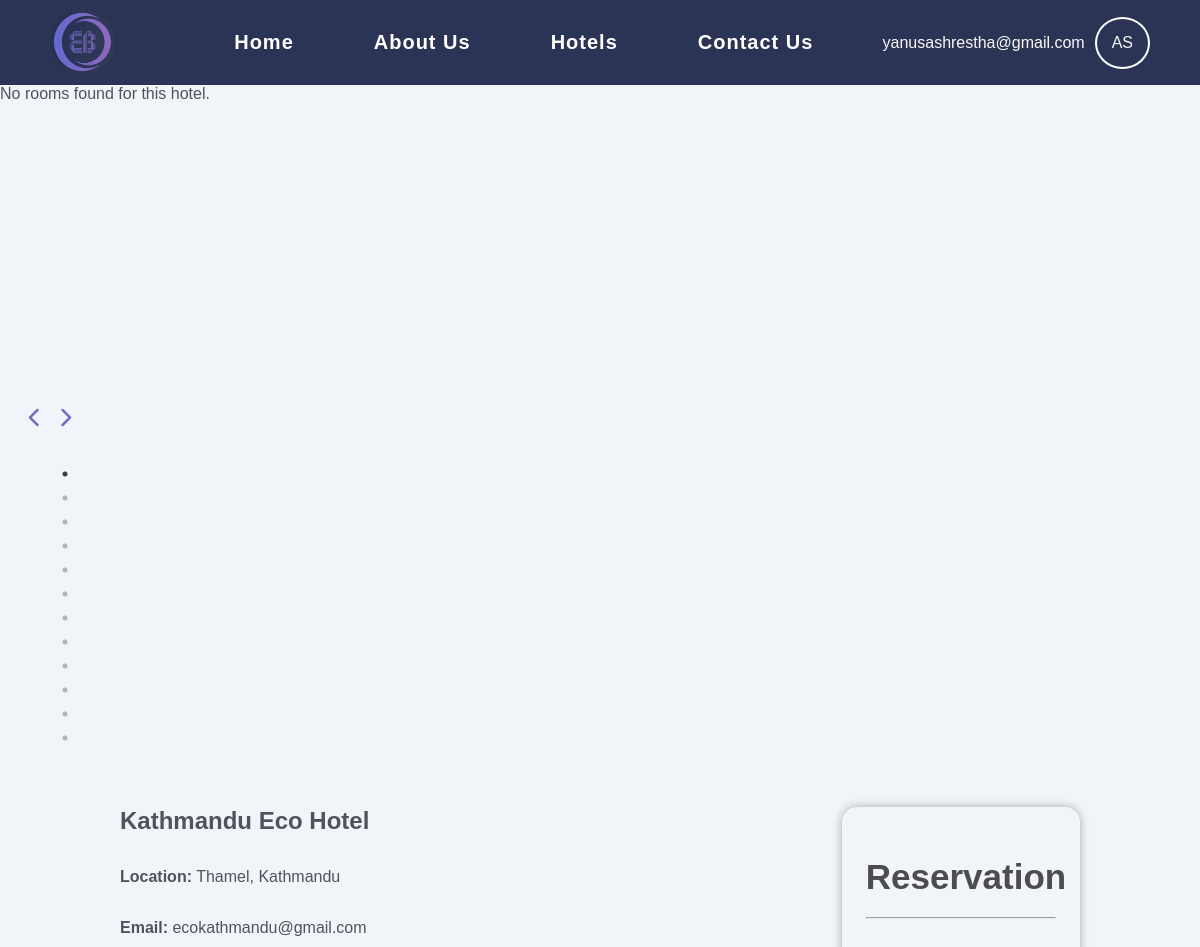
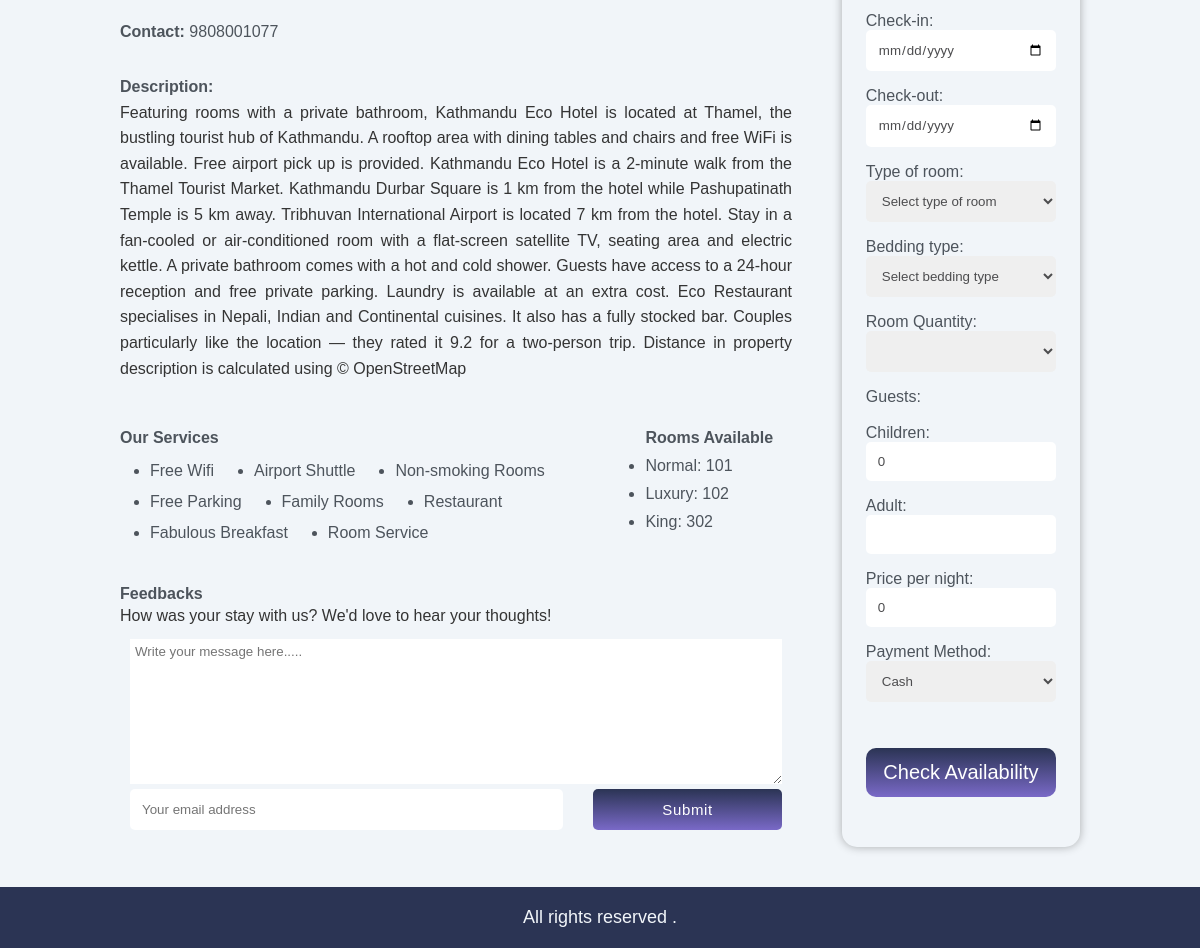
/book.php?hotel_id=1 (signed in), run on the app's committed database (2 pictures, top to bottom).
### tables this page shows
CREATE TABLE `users` (
  `user_id` int NOT NULL,
  `fullname` varchar(255) NOT NULL,
  `email` varchar(255) NOT NULL,
  `password` varchar(255) NOT NULL,
  `phone` varchar(20) DEFAULT NULL,
  `images` blob
);

CREATE TABLE `hotels` (
  `hotel_id` int NOT NULL,
  `hotel_name` varchar(255) NOT NULL,
  `hotel_email` varchar(255) NOT NULL,
  `hotel_address` varchar(255) NOT NULL,
  `hotel_contact` varchar(20) NOT NULL,
  `description` text,
  `photos` varchar(255) NOT NULL,
  `ratings` int DEFAULT NULL
);

CREATE TABLE `rooms` (
  `room_id` int NOT NULL,
  `hotel_id` int NOT NULL,
  `room_type` varchar(255) NOT NULL,
  `quantity` int NOT NULL,
  `Price` decimal(10,2) NOT NULL,
  `availability` enum('available','booked','not in service') NOT NULL DEFAULT 'available'
);

### book.php (the view, shortened to what this page needs)
<?php
include 'connection.php';
include 'nav.php';
$hotelName = $hotelLocation = $hotelEmail = $hotelContact = $description = '';
$services = $rooms = array();
if (isset($_GET['hotel_id'])) {
    $hotel_id = $_GET['hotel_id'];
    $sql = "SELECT * FROM hotels WHERE hotel_id = ?";
    $stmt = mysqli_prepare($conn, $sql);
    if ($stmt) {
        mysqli_stmt_bind_param($stmt, "i", $hotel_id);
        if (mysqli_stmt_execute($stmt)) {
            $result = mysqli_stmt_get_result($stmt);
            if ($row = mysqli_fetch_assoc($result)) {
                $hotelName = $row['hotel_name'];
                $hotelLocation = $row['hotel_address'];
                $hotelEmail = $row['hotel_email'];
                $hotelContact = $row['hotel_contact'];
                $description = $row['description'];
            }
        } else {
            echo "Error executing hotel query: " . mysqli_error($conn);
        }
    } else {
        echo "Error preparing hotel query: " . mysqli_error($conn);
    }
    $sql_services = "SELECT * FROM services WHERE hotel_id = ?";
    $stmt_services = mysqli_prepare($conn, $sql_services);
    if ($stmt_services) {
        mysqli_stmt_bind_param($stmt_services, "i", $hotel_id);
        if (mysqli_stmt_execute($stmt_services)) {
            $result_services = mysqli_stmt_get_result($stmt_services);
            while ($row_services = mysqli_fetch_assoc($result_services)) {
                $services[] = $row_services['service'];
            }
        } else {
            echo "Error executing services query: " . mysqli_error($conn);
        }
    } else {
        echo "Error preparing services query: " . mysqli_error($conn);
    }
} else {
    echo "Hotel ID not found in query string.";
}
?>
<!DOCTYPE html>
<html lang="en">
<head>
    <link rel="stylesheet" href="./css/home.css">
    <link rel="stylesheet" type="text/css"
        href="https://cdnjs.cloudflare.com/ajax/libs/slick-carousel/1.8.1/slick.min.css" />
    <link rel="stylesheet" type="text/css"
        href="https://cdnjs.cloudflare.com/ajax/libs/slick-carousel/1.8.1/slick-theme.min.css" />
    <link rel="stylesheet" href="https://cdnjs.cloudflare.com/ajax/libs/font-awesome/6.1.1/css/all.min.css">
</head>
<body>
    <div class="image">
    </div>
    <div class="section">
        <div class="hotel--info">
            <h2>
                <?php echo $hotelName; ?>
            </h2>
            <p><strong>Location:</strong>
                <?php echo $hotelLocation; ?>
            </p>
            <p><strong>Email:</strong>
                <?php echo $hotelEmail; ?>
            </p>
            <p><strong>Contact:</strong>
                <?php echo $hotelContact; ?>
            </p>
            <p class="paragraph1">
                <strong>Description:</strong>
                <?php echo "<br>" . $description; ?>
            </p>
            <div class="area">
                <div class="list">
                    <p><strong>Our Services</strong></p>
                    <ul>
                        <?php foreach ($services as $service): ?>
                            <li>
                                <?php echo $service; ?>
                            </li>
                        <?php endforeach; ?>
                    </ul>
                </div>
                <div class="lists">
                    <p><strong>Rooms Available</strong></p>
                    <ul>
                        <?php
                        $sql_room = "SELECT room_type, quantity, price FROM rooms WHERE hotel_id = ?";
                        $stmt_room = mysqli_prepare($conn, $sql_room);
                        if ($stmt_room) {
                            mysqli_stmt_bind_param($stmt_room, "i", $hotel_id);
                            if (mysqli_stmt_execute($stmt_room)) {
                                $result_room = mysqli_stmt_get_result($stmt_room);
                                while ($row = mysqli_fetch_assoc($result_room)) {
                                    $roomType = $row['room_type'];
                                    $quantity = $row['quantity'];
                                    ?>
                                    <li>
                                        <?php echo ucfirst($roomType) . ": " . $quantity; ?>
                                    </li>
                                    <?php
                                }
                            } else {
                                echo "Error executing statement: " . mysqli_stmt_error($stmt_room);
                            }
                        } else {
                            echo "Error preparing statement: " . mysqli_error($conn);
                        }
                        ?>
                    </ul>
                </div>
            </div>
            <div class="reviews">
                <p><strong>Feedbacks</strong></p>
                <p class="paragraph1">
                    How was your stay with us? We'd love to hear your thoughts!
                </p>
                <form action="" class="sec">
                    <textarea rows="9" cols="100" placeholder="Write your message here....."></textarea>
                    <div class="area">
                        <input class="input" type="email" placeholder="Your email address" />
                        <input class="button-1" type="submit" placeholder="Send" />
                    </div>
                </form>
            </div>
        </div>
        <div class="booking">
            <form action="reservation.php" class="form--container" method="post">
                <div class="first--section">
                    <h2>Reservation</h2>
                </div>
                <hr />
                <div class="reservation">
                    <label for="check-in" class="reservation--label">Check-in:</label>
                    <input type="date" name="check-in" id="check-in" min="<?php echo date('Y-m-d'); ?>"
                        onchange="updatePriceAndOptions()" required>
                    <label for="check-out" class="reservation--label">Check-out:</label>
                    <input type="date" name="check-out" id="check-out" onchange="updatePriceAndOptions()">
                    <label for="room-type" class="reservation--label">Type of room:</label>
                    <select class="reservation--info" name="room-type" id="room-type"
                        onchange="updatePriceAndOptions()">
                        <option value="" disabled selected>Select type of room</option>
                    </select>
                    <label for="bed-type" class="reservation--label">Bedding type:</label>
                    <select class="reservation--info" name="bed-type" id="bed-type">
                        <option value="" disabled selected>Select bedding type</option>
                    </select>
                    <label for="number-of-room" class="reservation--label">Room Quantity:</label>
                    <select class="reservation--info" name="number-of-room" id="number-of-room"
                        onchange="updatePriceAndOptions()">
                    </select>
                    <label for="guest">Guests:</label><br><br>
                    <label for="children" class="reservation--label">Children:</label>
                    <input type="number" name="children" id="children" min="0" value="0">
                    <label for="adult" class="reservation--label">Adult:</label>
                    <input type="number" name="adult" id="adult" min="0">
                    <label for="room-price" class="reservation--label">Price per night:</label>
                    <input type="text" name="total-price" id="room-price" class="reservation--info" readonly>
                    <label for="payment">Payment Method:</label>
                    <select class="reservation--info" name="payment" id="payment">
                        <option value="cash">Cash</option>
                    </select>
                    <button type="submit" class="submit">Check Availability</button>
                </div>
            </form>
        </div>
    </div>
</body>
</html>
<?php
include 'footer.php';
?>

### nav.php (shortened to what this page needs)
<?php
include 'connection.php';
$loggedInEmail = isset($_SESSION['email']) ? $_SESSION['email'] : null;
$guestName = '';
$profileImagePath = '';
if ($loggedInEmail) {
    $sql_admin = "SELECT fullname, email, images FROM admins WHERE email = ?";
    $sql_user = "SELECT fullname, email, images FROM users WHERE email = ?";
    $stmt_admin = mysqli_prepare($conn, $sql_admin);
    $stmt_user = mysqli_prepare($conn, $sql_user);
    if ($stmt_admin && $stmt_user) {
        mysqli_stmt_bind_param($stmt_admin, "s", $loggedInEmail);
        mysqli_stmt_bind_param($stmt_user, "s", $loggedInEmail);
        mysqli_stmt_execute($stmt_admin);
        $result_admin = mysqli_stmt_get_result($stmt_admin);
        if ($row_admin = mysqli_fetch_assoc($result_admin)) {
            $guestName = $row_admin['fullname'];
            $profileImagePath = $row_admin['images'];
        } else {
            mysqli_stmt_execute($stmt_user);
            $result_user = mysqli_stmt_get_result($stmt_user);
            if ($row_user = mysqli_fetch_assoc($result_user)) {
                $guestName = $row_user['fullname'];
                $profileImagePath = $row_user['images'];
            }
        }
    } else {
        echo "Error: Unable to prepare SQL statements.";
        exit();
    }
}
function generateProfilePicture($fullname)
{
    $names = explode(" ", $fullname);
    $firstInitial = strtoupper(substr($names[0], 0, 1));
    $lastInitial = isset($names[1]) ? strtoupper(substr($names[1], 0, 1)) : '';
    return $firstInitial . $lastInitial;
}
?>
<!DOCTYPE html>
<html lang="en">
<head>
    <link rel="stylesheet" href="./css/home.css">
</head>
<body>
    <nav>
        <div class="navigation_bar">
            <div class="logo">
                <a href="landing.php"><img src="./images/logo3.png" alt="logo"></a>
            </div>
            <div class="menu">
                <ul>
                    <li><a href="landing.php">Home</a></li>
                    <li><a href="Aboutus.php">About Us</a></li>
                    <li><a href="hotellist.php">Hotels</a></li>
                    <li><a href="contact_us.php">Contact Us</a></li>
                </ul>
            </div>
            <div class="admin--profile">
                <?php if ($loggedInEmail): ?>
                <div class="dropdown" onclick="toggleDropdown()">
                    <p><?php echo htmlspecialchars($loggedInEmail); ?></p>
                    <?php if (!empty($profileImagePath) && file_exists($profileImagePath)): ?>
                    <img src="<?php echo htmlspecialchars($profileImagePath); ?>" alt="Profile Picture">
                    <?php else: ?>
                    <div class="default-profile-image"><?php echo htmlspecialchars(generateProfilePicture($guestName)); ?></div>
                    <?php endif; ?>
                </div>
                <?php else: ?>
                <a href="login.php">Log In</a>
                <a href="signup.php">Sign Up</a>
                <?php endif; ?>
            </div>
        </div>
    </nav>
</body>
</html>

### footer.php (shortened to what this page needs)
<!DOCTYPE html>
<html lang="en">
<head>
    <link rel="stylesheet" href="./css/home.css">
</head>
<body>
    <div class="footer">
        <p>All rights reserved .</p>
    </div>
</body>
</html>

### css/home.css (style rules this page uses)
* { margin: 0; padding: 0; box-sizing: border-box; font-family: Arial, Helvetica, sans-serif; color: #4d545c; }
body { background-color: #f1f5f9; }
.navigation_bar { padding: 10px; display: flex; justify-content: space-between; flex-wrap: wrap; align-items: center; background-color: #2b3454; }
.navigation_bar a { text-decoration: none; color: white; transition: color 0.3s ease; font-weight: 800; font-size: 20px; padding: 10px 40px; letter-spacing: 1px; }
.navigation_bar ul { margin-left: 100px; list-style-type: none; display: flex; justify-content: center; }
.logo { width: 65px; height: 65px; }
.logo img { border-radius: 50px; width: 100%; height: 100%; }
.admin--profile { display: flex; align-items: center; }
.admin--profile p { font-size: 16px !important; }
.dropdown { position: relative; display: flex; align-items: center; margin-right: 20px; cursor: pointer; }
.dropdown p { margin: 0; padding: 0 10px; font-size: 14px; }
.default-profile-image { color: #f9f9f9; }
form { display: flex; column-gap: 30px; margin: 0 10px; }
button { background: linear-gradient(to top, #7969c7, #2b3454); border: none; align-items: center; font-size: 15px; color: #f9f9f9; }
a { text-decoration: none; color: #212121; }
.admin--profile { display: flex; justify-content: center; align-items: center; column-gap: 20px; padding-right: 20px; }
.admin--profile p { font-size: 18px; color: #f9f9f9; }
.default-profile-image { padding: 15px; border: 2px solid white; border-radius: 50%; }
.section { display: flex; justify-content: space-between; margin: 40px 120px; column-gap: 50px; }
.hotel--info { width: 70%; display: flex; flex-direction: column; row-gap: 33px; }
.button-1 { background: linear-gradient(to top, #7969c7, #2b3454); width: 30%; letter-spacing: 0.04rem; color: white; font-size: 15px; }
.area { margin-top: 5px; display: flex; justify-content: space-between; column-gap: 30px; }
textarea { border: none; padding: 5px; }
.input { width: 69%; }
input[type="submit"] { cursor: pointer; }
.paragraph1 { color: #343434; font-size: 16px; text-align: justify; line-height: 160%; margin-bottom: 10px; }
.list ul { margin-left: 30px; }
.list ul { margin-top: 15px; }
.list ul li { padding-bottom: 10px; }
.booking { width: 50%; box-shadow: 0 0 10px rgba(0, 0, 0, 0.3); border-radius: 15px; padding: 50px 0; display: flex; flex-direction: column; align-items: center; height: max-content; }
.sec { flex-direction: column; }
.form--container { width: 80%; display: flex; flex-direction: column; row-gap: 20px; }
.reservation { margin-top: 20px; row-gap: 20px; }
.reservation--info, input { width: 100%; padding: 12px; margin-bottom: 16px; box-sizing: border-box; border: none; border-radius: 5px; color: #4d4d4f; }
.reservation--info { display: flex; flex-direction: column; }
.first--section h2 { text-align: center; font-family: sans-serif; font-size: 35px; color: #4d4d4f; }
.reservation--info, .second--reservation { row-gap: 15px; }
.submit { width: 100%; padding: 13px; background-color: green; color: white; font-size: 20px; border-radius: 10px; border: none; margin-top: 30px; cursor: pointer; }
.footer { background-color: #2b3454; color: #ffffff; text-align: center; padding: 20px 0; margin-top: 40px; }
.footer p { font-size: 18px; color: #f1f5f9; }

### book.php (style rules this page uses)
.image { max-width: fit-content; height: 83vh; padding: 20px 50px; overflow: hidden; }
.lists { width: 50%; display: flex; flex-direction: column; row-gap: 10px; }
.lists ul { display: flex; flex-direction: column; row-gap: 10px; }
.list ul { display: flex; flex-wrap: wrap; column-gap: 40px; row-gap: 3px; }

### data on the page
users: fullname "AS"
hotels: hotel_name "Kathmandu Eco Hotel", hotel_address "Thamel, Kathmandu", hotel_email "ecokathmandu@gmail.com", hotel_contact "9808001077", description "Featuring rooms with a private bathroom, Kathmandu Eco Hotel is located at Thamel, the bustling tourist hub of Kathmandu. A rooftop area with dining tables and chairs and free WiFi is available. Free airport pick up is provided. Kathmandu Eco Hotel is a 2-minute walk from the Thamel Tourist Market. Kathmandu Durbar Square is 1 km from the hotel while Pashupatinath Temple is 5 km away. Tribhuvan International Airport is located 7 km from the hotel. Stay in a fan-cooled or air-conditioned room with a flat-screen satellite TV, seating area and electric kettle. A private bathroom comes with a hot and cold shower. Guests have access to a 24-hour reception and free private parking. Laundry is…"
rooms: room_type "Normal", quantity "101"
rooms: room_type "Luxury", quantity "102"
rooms: room_type "King", quantity "302"

### other printed values
$loggedInEmail "yanusashrestha@gmail.com"
$service "Free Wifi"
$service "Airport Shuttle"
$service "Non-smoking Rooms"
$service "Free Parking"
$service "Family Rooms"
$service "Restaurant"
$service "Fabulous Breakfast"
$service "Room Service"
